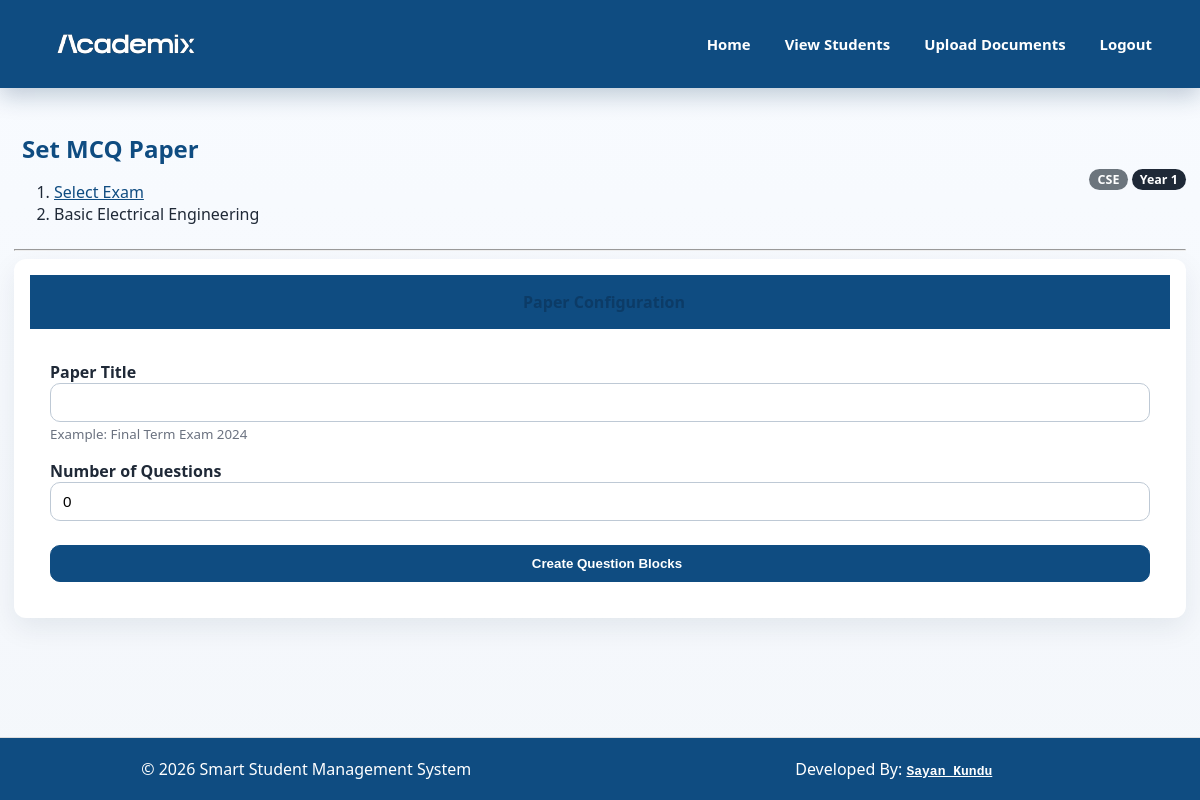
The app's page /setexam/1/ (signed in) with its own data.
### ssmsapp/models.py (models this page shows, shortened)
class DepartmentYearSubject(models.Model):
    DEPARTMENT_CHOICES = [
        ("CSE", "Computer Science"),
        ("IT", "Information Technology"),
        ("AIML", "Artificial Intelligence & ML"),
    ]
    YEAR_CHOICES = [
        ("1", "1st Year"),
        ("2", "2nd Year"),
        ("3", "3rd Year"),
        ("4", "4th Year"),
    ]
    department = models.CharField(max_length=10, choices=DEPARTMENT_CHOICES)
    year = models.CharField(max_length=1, choices=YEAR_CHOICES)
    subject = models.ForeignKey(Subject, on_delete=models.CASCADE, related_name="dept_year_subjects")
    class Meta:
        unique_together = ("department", "year", "subject")

class Subject(models.Model):
    code = models.CharField(max_length=20, unique=True)   # e.g. SUB1, ML2, IT3
    name = models.CharField(max_length=100)               # e.g. Data Structures

### ssms/views.py (the view)
# urls.py: path('setexam/<int:dept_year_subject_id>/',setexam, name='setexam'),
@never_cache
@login_required(login_url="teacher_login")
def setexam(request, dept_year_subject_id):
    dys = get_object_or_404(DepartmentYearSubject, id=dept_year_subject_id)
    paper = None
    paper_id = request.session.get('paper_id')
    if paper_id:
        paper = QuestionPaper.objects.filter(id=paper_id, created_by=request.user).first()
    if request.method == "POST":
        if "paper_setup" in request.POST:
            paper_form = QuestionPaperForm(request.POST)
            if paper_form.is_valid():
                paper = paper_form.save(commit=False)
                paper.dept_year_subject = dys
                paper.created_by = request.user
                paper.is_active = False
                paper.save()
                request.session['paper_id'] = paper.id
                request.session['num_questions'] = int(paper_form.cleaned_data['num_questions'])
                return redirect('setexam', dept_year_subject_id=dys.id)
            else:
                return render(request, 'teachers/setexam.html', {
                    'dys': dys,
                    'paper_form': paper_form,
                    'paper': paper,
                })
        elif "save_questions" in request.POST:
            paper_id = request.session.get('paper_id')
            if not paper_id:
                return HttpResponseBadRequest("No paper in progress. Create the paper first.")
            paper = get_object_or_404(QuestionPaper, id=paper_id, created_by=request.user)
            if not paper.editable:
                return HttpResponseBadRequest("This paper is locked and cannot be edited.")
            num_questions = int(request.session.get('num_questions', request.POST.get('num_questions', 0)))
            with transaction.atomic():
                for i in range(num_questions):
                    q_text = request.POST.get(f'question_{i}')
                    correct_idx = request.POST.get(f'question_{i}_correct')
                    marks = request.POST.get(f'question_{i}_marks', 1)
                    if not q_text:
                        continue
                    q = Question.objects.create(
                        paper=paper,
                        dept_year_subject=dys,
                        text=q_text,
                        marks=int(marks) if marks else 1,
                        title=paper.title,
                        created_by=request.user
                    )
                    for j in range(4):
                        opt_text = request.POST.get(f'question_{i}_option_{j}')
                        is_correct = (str(j) == str(correct_idx))
                        if opt_text:
                            q.options.create(text=opt_text, is_correct=is_correct)
                paper.num_questions = paper.questions.count()
                paper.save()
            return redirect('paper_detail', paper_id=paper.id)
    else:
        paper_form = QuestionPaperForm()
    paper_title = request.session.get('paper_title', paper.title if paper else '')
    num_questions = request.session.get('num_questions', paper.num_questions if paper else 0)
    question_range = range(num_questions)
    return render(request, 'teachers/setexam.html', {
        'dys': dys,
        'paper_form': paper_form,
        'paper': paper,
        'paper_title': paper_title,
        'num_questions': num_questions,
        'question_range': question_range,
    })

### ssmsapp/forms.py
class QuestionPaperForm(forms.ModelForm):
    class Meta:
        model = QuestionPaper
        fields = ['title', 'num_questions']

### ssmsapp/context_processors.py (called while the page is built)
def notice_count(request):
    count = Notice.objects.filter(is_read=False).count()
    return {
        'new_notices_count': count
    }

### templates/teachers/setexam.html (shortened to what this page needs)
{% extends 'tbase.html' %}
{% block content %}
<div class="container mt-4">
    <div class="d-flex justify-content-between align-items-center mb-4">
        <div>
            <h2 class="mb-1 text-primary">Set MCQ Paper</h2>
            <nav aria-label="breadcrumb">
                <ol class="breadcrumb mb-0">
                    <li class="breadcrumb-item"><a href="{% url 'select_exam' %}">Select Exam</a></li>
                    <li class="breadcrumb-item active">{{ dys.subject.name }}</li>
                </ol>
            </nav>
        </div>
        <div class="text-end">
            <span class="badge bg-secondary p-2">{{ dys.department }}</span>
            <span class="badge bg-dark p-2">Year {{ dys.year }}</span>
        </div>
    </div>
    <hr>
    {% if not num_questions %}
    <div class="row justify-content-center">
        <div class="col-md-7">
            <div class="card shadow border-0">
                <div class="card-header bg-primary text-white text-center py-3">
                    <h4 class="mb-0">Paper Configuration</h4>
                </div>
                <div class="card-body p-4">
                    <form method="post">
                        <div class="mb-3">
                            <label class="form-label fw-bold">Paper Title</label>
                            {{ paper_form.title }}
                            <small class="text-muted d-block mt-1">Example: Final Term Exam 2024</small>
                        </div>
                        <div class="mb-3">
                            <label class="form-label fw-bold">Number of Questions</label>
                            {{ paper_form.num_questions }}
                        </div>
                        <div class="d-grid mt-4">
                            <button type="submit" class="btn btn-primary btn-lg">
                                Create Question Blocks
                            </button>
                        </div>
                    </form>
                </div>
            </div>
        </div>
    </div>
    {% endif %}
</div>
{% endblock %}

### static/css/teachers.css (style rules this page uses)
:root { --tp-bg: #f4f7fb; --tp-surface: #ffffff; --tp-text: #1f2937; --tp-muted: #6b7280; --tp-primary: #0f4c81; --tp-primary-soft: #e8f1fb; --tp-success: #198754; --tp-danger: #dc3545; --tp-border: #dbe3ec; --tp-shadow: 0 10px 28px rgba(19, 35, 58, 0.08); }
* { box-sizing: border-box; }
body { margin: 0; min-height: 100vh; display: flex; flex-direction: column; font-family: "Segoe UI", Tahoma, Geneva, Verdana, sans-serif; color: var(--tp-text); background: linear-gradient(180deg, #f8fbff 0%, var(--tp-bg) 100%); }
.container { max-width: 100%; margin: 0 auto; }
h1, h2, h3, h4, h5 { margin-top: 0; color: #0c3b66; }
a { color: var(--tp-primary); }
.dashboard-container, .card, .alert, form { border-radius: 12px; }
.dashboard-container, .card, .alert, .list-group-item, table { background: var(--tp-surface); border: 1px solid var(--tp-border); box-shadow: var(--tp-shadow); }
.card { padding: 16px; }
.row { display: grid; grid-template-columns: repeat(auto-fit, minmax(260px, 1fr)); gap: 14px; }
.btn, button { display: inline-flex; align-items: center; justify-content: center; gap: 6px; padding: 10px 14px; border: 1px solid transparent; border-radius: 10px; font-weight: 600; text-decoration: none; cursor: pointer; }
.btn-primary, button[type="submit"] { background: var(--tp-primary); color: #fff; border-color: var(--tp-primary); }
input[type="text"], input[type="number"], input[type="date"], input[type="password"], input[type="file"], select, textarea, .form-control, .form-select { width: 100%; max-width: 100%; padding: 10px 12px; border: 1px solid #bec9d5; border-radius: 10px; background: #fff; font-size: 0.95rem; }
form > * + * { margin-top: 12px; }
.d-flex { display: flex; }
.d-grid { display: grid; }
.justify-content-between { justify-content: space-between; }
.justify-content-center { justify-content: center; }
.align-items-center { align-items: center; }
.mt-1 { margin-top: 0.25rem; }
.mt-4 { margin-top: 1.5rem; }
.mb-0 { margin-bottom: 0; }
.mb-1 { margin-bottom: 0.25rem; }
.mb-3 { margin-bottom: 1rem; }
.mb-4 { margin-bottom: 1.5rem; }
.p-2 { padding: 0.5rem; }
.p-4 { padding: 1.25rem; }
.py-3 { padding-top: 1rem; padding-bottom: 1rem; }
.text-center { text-align: center; }
.text-end { text-align: right; }
.text-muted { color: var(--tp-muted); }
.text-primary { color: var(--tp-primary); }
.fw-bold { font-weight: 700; }
.shadow, .shadow-sm { box-shadow: var(--tp-shadow); }
.border-0 { border: 0 !important; }
.badge { display: inline-block; padding: 0.35em 0.65em; border-radius: 999px; font-size: 0.78rem; font-weight: 700; line-height: 1; }
.bg-primary { background: var(--tp-primary); color: #fff; }
.bg-secondary { background: #6c757d; color: #fff; }
.bg-dark { background: #1f2937; color: #fff; }
.col-md-3, .col-md-4, .col-md-6, .col-md-7, .col-md-8 { width: 100%; }

### records on screen
DepartmentYearSubject: subject.name "Basic Electrical Engineering", department "CSE", year "1"
